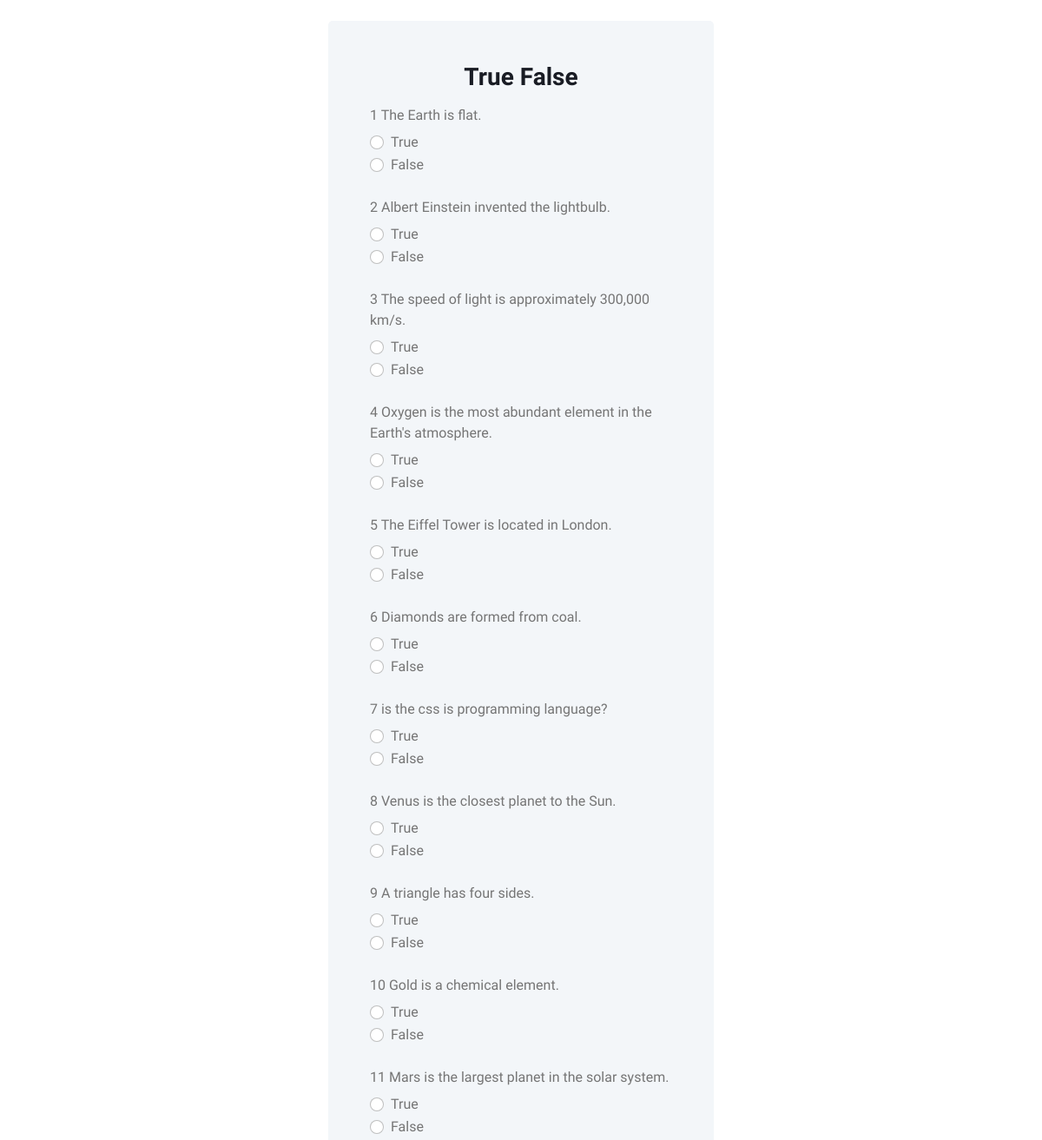
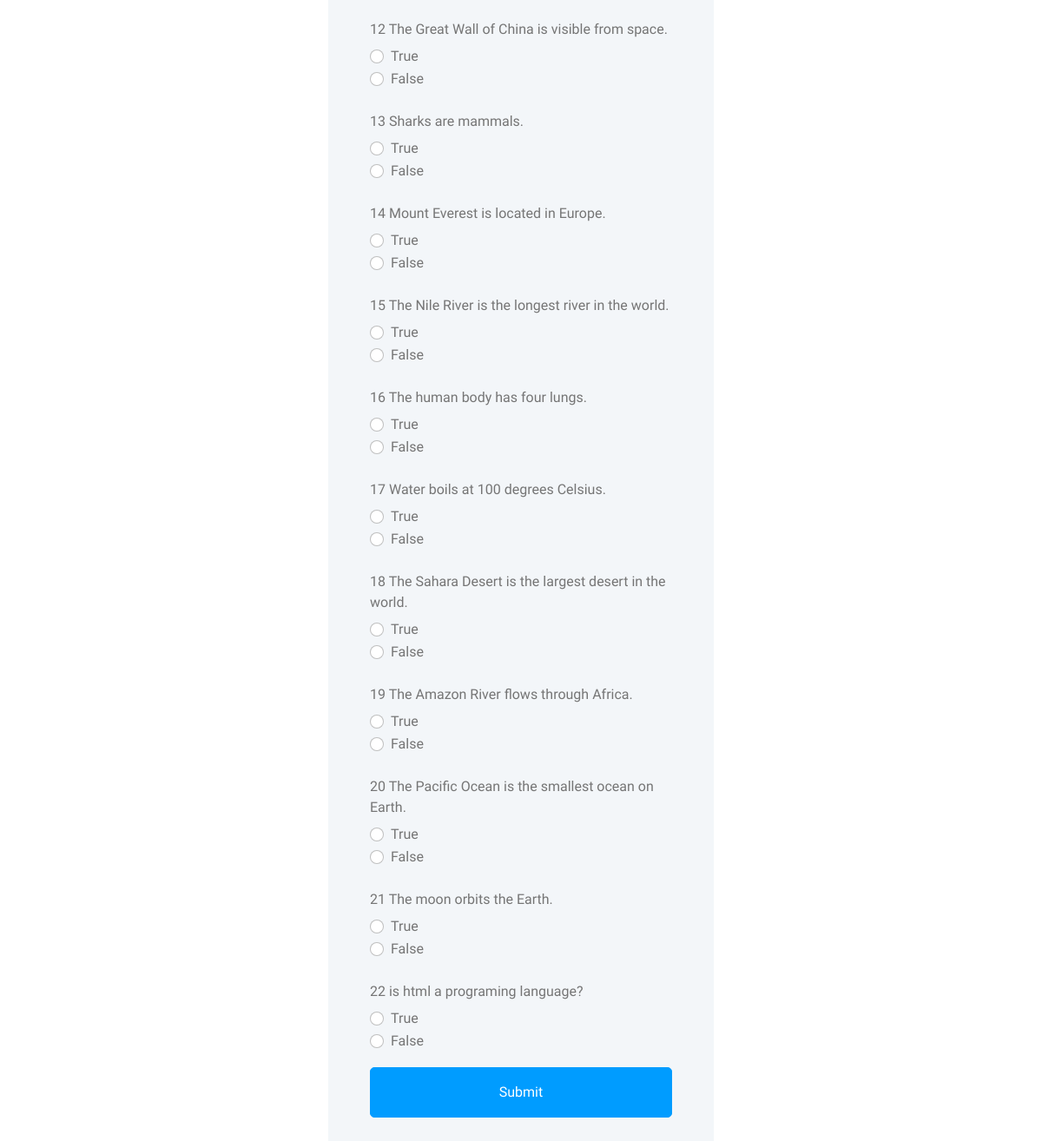
The page /Student/true_false_question.php (signed in) on the database its author committed (2 pictures, top to bottom).
### tables this page shows
CREATE TABLE `true_false_question` (
  `ques_id` int(11) NOT NULL,
  `question_text` varchar(255) NOT NULL,
  `correct_answer` enum('True','False') NOT NULL,
  `exam_id` int(11) DEFAULT NULL,
  `question_mark` int(11) NOT NULL
);

### Student/true_false_question.php (the view, shortened to what this page needs)
<?php
include "../db/dbConnection.php";
if($_SESSION['role_id']==4){
    header("location:../Admin/admin.php");
}elseif($_SESSION['role_id']==3){
    header("location:../Teacher/teacher.php");
}elseif($_SESSION['role_id']==1){
    $getExamCheck = "SELECT *,
    TIMESTAMPDIFF(DAY, CURDATE(), start_datetime) AS days_until_start
FROM `exams`
WHERE exams.exam_status = 'active'
AND start_datetime = CURDATE()
OR DATEDIFF(start_datetime, CURDATE()) = 1";
    $isCheated  = "SELECT * FROM users WHERE users.is_cheated = 'no' AND users.is_completed = 'not_completed' AND users.role_id = 1";
    $setuser = mysqli_query($conn,$isCheated);
    $set = mysqli_query($conn,$getExamCheck);
    if(mysqli_num_rows($set) && mysqli_num_rows($setuser)>0){
?>
    <!DOCTYPE html>
    <html lang="en">
    <head>
        <link href="https://cdnjs.cloudflare.com/ajax/libs/font-awesome/5.10.0/css/all.min.css" rel="stylesheet">
        <link href="https://cdn.jsdelivr.net/npm/bootstrap-icons@1.4.1/font/bootstrap-icons.css" rel="stylesheet">
        <link href="../lib/owlcarousel/assets/owl.carousel.min.css" rel="stylesheet">
        <link href="../lib/tempusdominus/css/tempusdominus-bootstrap-4.min.css" rel="stylesheet" />
        <link href="../css/bootstrap.min.css" rel="stylesheet">
        <link href="../css/style.css" rel="stylesheet">
    </head>
    <body>
        <div class="container-xxl position-relative bg-white d-flex p-0">
                <div class="container-fluid">
                    <div class="row h-100 align-items-center justify-content-center" style="min-height: 100vh;">
                        <div class="col-12 col-sm-10 col-md-8 col-lg-6 col-xl-5">
                            <div class="bg-light rounded p-4 p-sm-5 my-4 mx-3">
                                <h3 class="text-center">True False</h3>
                                <?php
                                $question = "SELECT * from true_false_question ORDER BY RAND()";
                                $query = mysqli_query($conn,$question);
                                $count = 1;
                                while($row = mysqli_fetch_assoc($query)){
                                    ?>
                                <form method="post" action="<?php echo htmlspecialchars($_SERVER["PHP_SELF"]); ?>">
                                    <label for="" class="col-sm-12 col-form-label"><?php echo $count++ ." ". $row['question_text'] ?></label>
                                <div class="row mb-3">
                                    <div class="col-sm-12">
                                    <div class="form-check">
                                <input class="form-check-input" value="True" type="radio" name="flexRadioDefault"
                                    id="flexRadioDefault1">
                                <label class="form-check-label" for="flexRadioDefault1">
                                True
                                </label>
                            </div>
                            <div class="form-check">
                                <input class="form-check-input" value="False" type="radio" name="flexRadioDefault"
                                    id="flexRadioDefault1">
                                <label class="form-check-label" for="flexRadioDefault1">
                                False
                                </label>
                            </div>
                                    </div>
                                </div>
                                <?php
                                }
                                ?>
                                    <button type="submit" name="submit" class="btn btn-primary py-3 w-100 mb-4">Submit</button>
                            </div>
                        </div>
                    </div>
                </div>
            </div>
    </body>
    </html>
    <?php
}else{
    header("location:./student.php");
}
}else {
    header("location:./student.php");
}
?>

### css/style.css (style rules this page uses)
:root { --primary: #009CFF; --light: #F3F6F9; --dark: #191C24; }
.btn { transition: .5s; }
.btn.btn-primary { color: #FFFFFF; }

### rows shown on the page
true_false_question: question_text "The Earth is flat."
true_false_question: question_text "Albert Einstein invented the lightbulb."
true_false_question: question_text "The speed of light is approximately 300,000 km/s."
true_false_question: question_text "Oxygen is the most abundant element in the Earth's atmosphere."
true_false_question: question_text "The Eiffel Tower is located in London."
true_false_question: question_text "Diamonds are formed from coal."
true_false_question: question_text "is the css is programming language?"
true_false_question: question_text "Venus is the closest planet to the Sun."
true_false_question: question_text "A triangle has four sides."
true_false_question: question_text "Gold is a chemical element."
true_false_question: question_text "Mars is the largest planet in the solar system."
true_false_question: question_text "The Great Wall of China is visible from space."
true_false_question: question_text "Sharks are mammals."
true_false_question: question_text "Mount Everest is located in Europe."
true_false_question: question_text "The Nile River is the longest river in the world."
true_false_question: question_text "The human body has four lungs."
true_false_question: question_text "Water boils at 100 degrees Celsius."
true_false_question: question_text "The Sahara Desert is the largest desert in the world."
true_false_question: question_text "The Amazon River flows through Africa."
true_false_question: question_text "The Pacific Ocean is the smallest ocean on Earth."
true_false_question: question_text "The moon orbits the Earth."
true_false_question: question_text "is html a programing language?"
